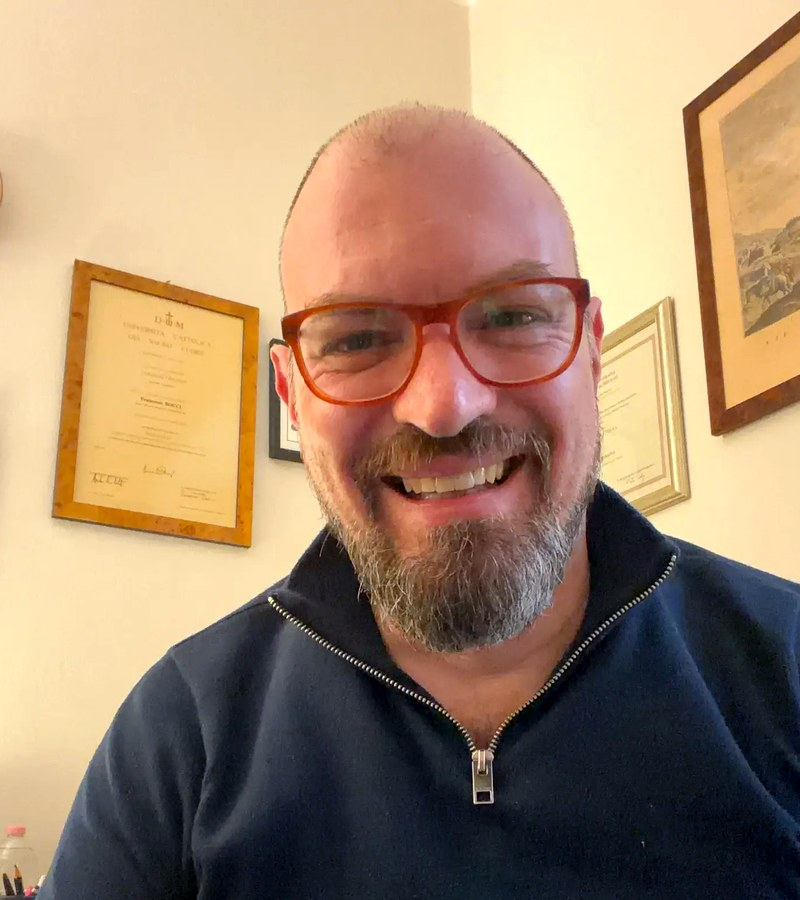
#> input picture assets/img/foto_bocci.jpg, 800 x 900 px
$ python -i process_images.py   (imports and definitions only)
#> lines starting #> are read from the running program, lines starting #| are printed output that depends on the picture
#!/usr/bin/env python3
"""
Ottimizzazione foto per landing page professionale.
Applica filtri warm, contrasto migliorato, nitidezza e bilanciamento colori
senza snaturare le immagini originali.
"""

from PIL import Image, ImageEnhance, ImageFilter, ImageOps
import os

def enhance_portrait(img_path, out_path, size=(900, 1100)):
    """Migliora il ritratto professionale: warm tone, contrasto, nitidezza."""
#> called with img_path = 'assets/img/foto_bocci.jpg', out_path = 'out.png', size = (900, 1100)
    img = Image.open(img_path).convert("RGB")
#> img is the input picture: PIL image 800x900 RGB; mean R, G, B 162.7, 135.9, 109

    # Resize mantenendo proporzioni, crop centrato
    img.thumbnail((size[0] * 2, size[1] * 2), Image.LANCZOS)
    w, h = img.size
#> w = 800; h = 900
    # Crop centrato
    left = max(0, (w - size[0]) // 2)
#> left = 0
    top = max(0, (h - size[1]) // 2)
#> top = 0
    right = left + min(w, size[0])
#> right = 800
    bottom = top + min(h, size[1])
#> bottom = 900
    img = img.crop((left, top, right, bottom))

    # 1. Leggero boost luminosità (+5%)
    img = ImageEnhance.Brightness(img).enhance(1.05)

    # 2. Contrasto migliorato (+15%)
    img = ImageEnhance.Contrast(img).enhance(1.15)
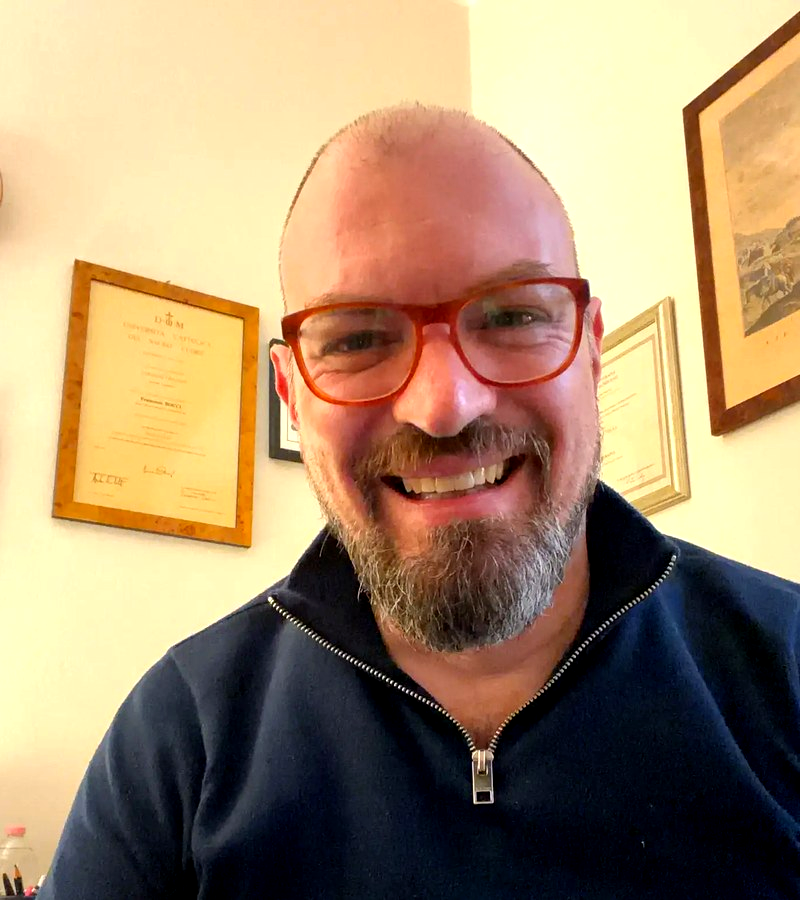
#> img: PIL image 800x900 RGB; mean R, G, B 165.4, 140.5, 108.8

    # 3. Saturazione leggermente ridotta per look professionale
    img = ImageEnhance.Color(img).enhance(0.92)

    # 4. Nitidezza
    img = ImageEnhance.Sharpness(img).enhance(1.4)

    # 5. Warm tone: leggero boost rosso/giallo
    r, g, b = img.split()
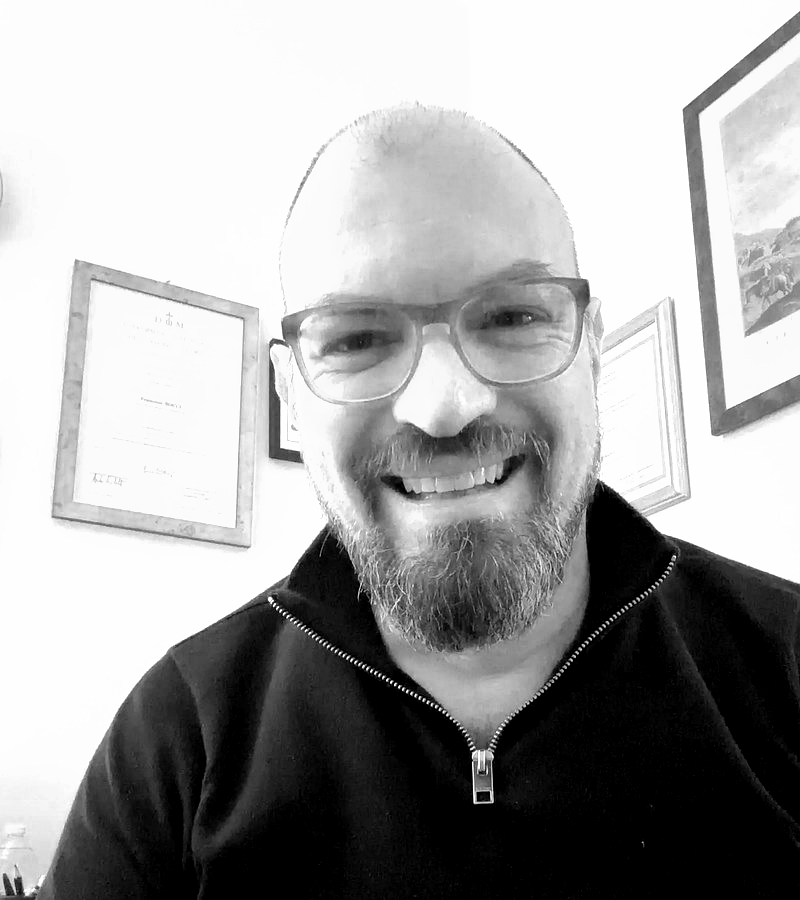
#> r: PIL image 800x900 L; min 0, max 255, mean 163.1
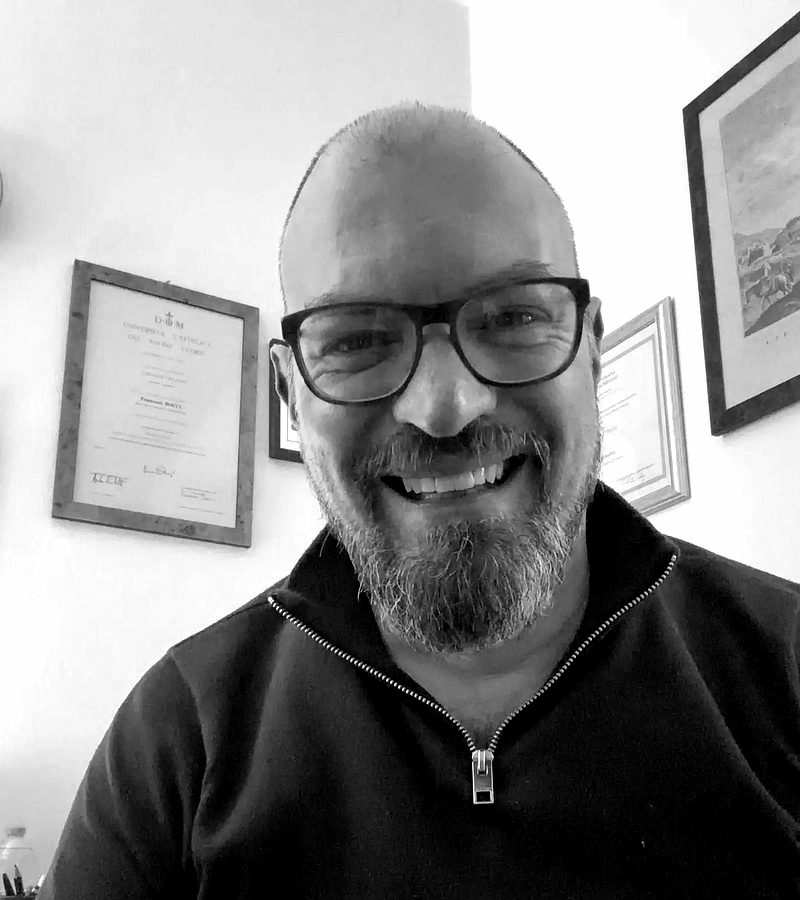
#> g: PIL image 800x900 L; min 0, max 255, mean 140.2
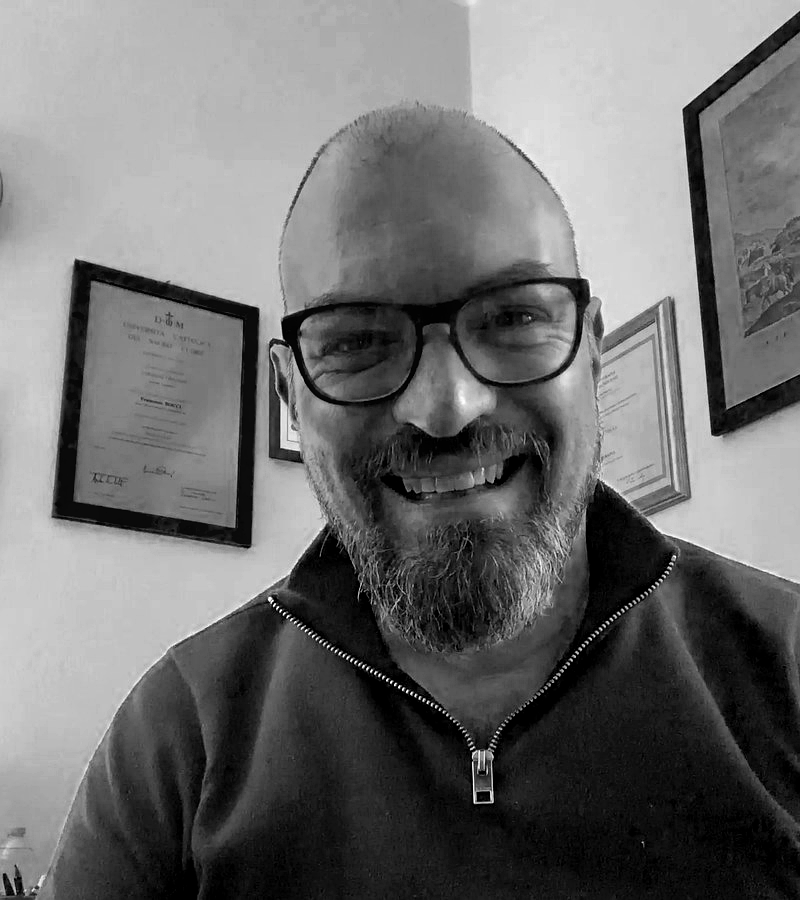
#> b: PIL image 800x900 L; min 0, max 255, mean 110.9
    r = ImageEnhance.Brightness(r.convert("RGB")).enhance(1.04).split()[0]
    img = Image.merge("RGB", (r, g, b))

    # 6. Leggero smoothing finale
    img = img.filter(ImageFilter.SMOOTH_MORE)
    img = ImageEnhance.Sharpness(img).enhance(1.1)

    img.save(out_path, "JPEG", quality=92, optimize=True)
    print(f"✓ Ritratto salvato: {out_path} ({img.size})")
#| ✓ Ritratto salvato: out.png ((800, 900))

# [73 lines left out: functions enhance_studio, enhance_vgt, create_hero_bg, not called in this run]

# [32 lines not run here, left out]

>>> result = enhance_portrait('assets/img/foto_bocci.jpg', 'out.png')

$ run again, on assets/img/foto_originale.jpg
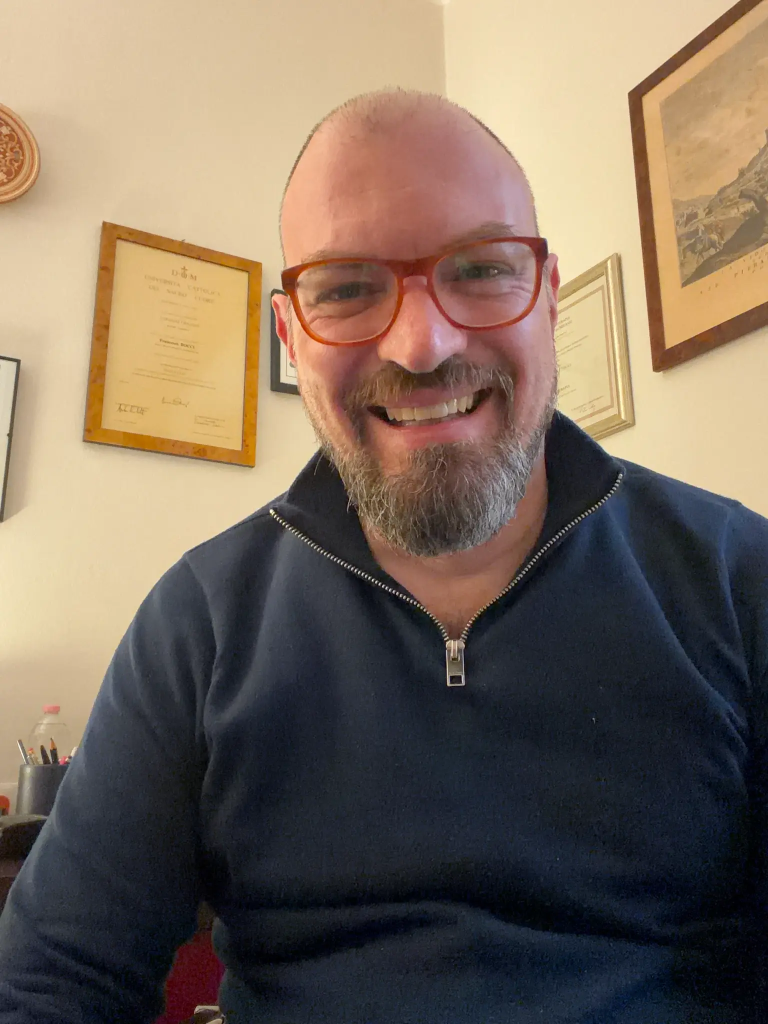
#> input picture assets/img/foto_originale.jpg, 1536 x 2048 px (shown at 1/2 size)
#> in enhance_portrait, img is the input picture: PIL image 1536x2048 RGB; mean R, G, B 123.4, 107.7, 92.8
#> in enhance_portrait, `r, g, b = img.split()`:
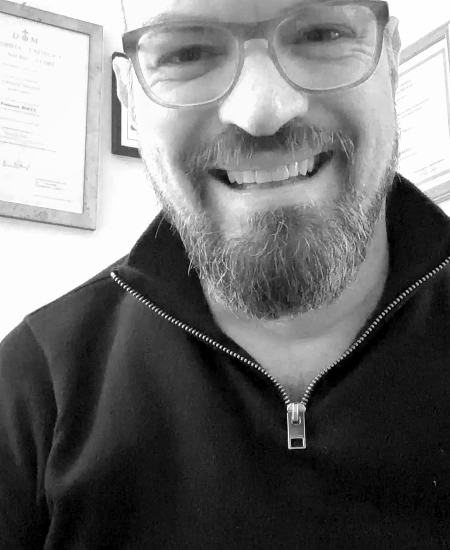
#> r: PIL image 900x1100 L (shown at 1/2 size); min 0, max 255, mean 113.1
#> in enhance_portrait, `r, g, b = img.split()`:
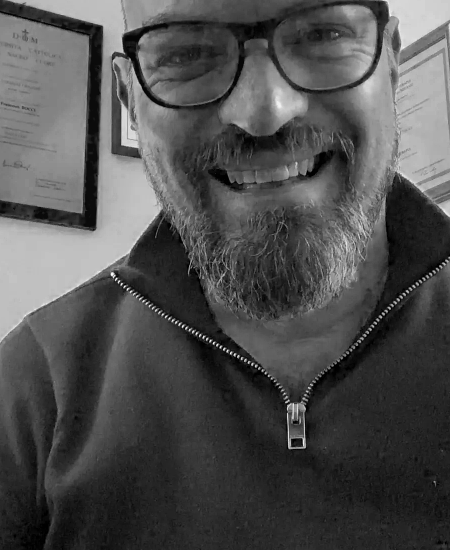
#> b: PIL image 900x1100 L (shown at 1/2 size); min 0, max 255, mean 79.2
#| ✓ Ritratto salvato: out.png ((900, 1100))
